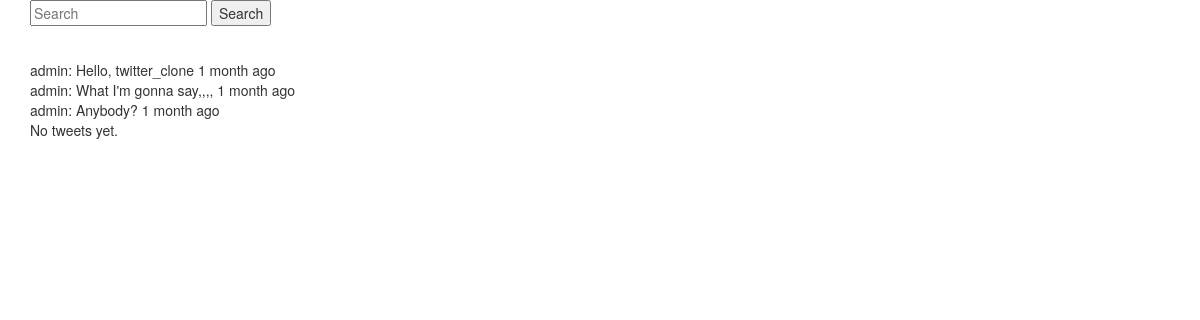
The page /tweets/ on the database as committed earlier.
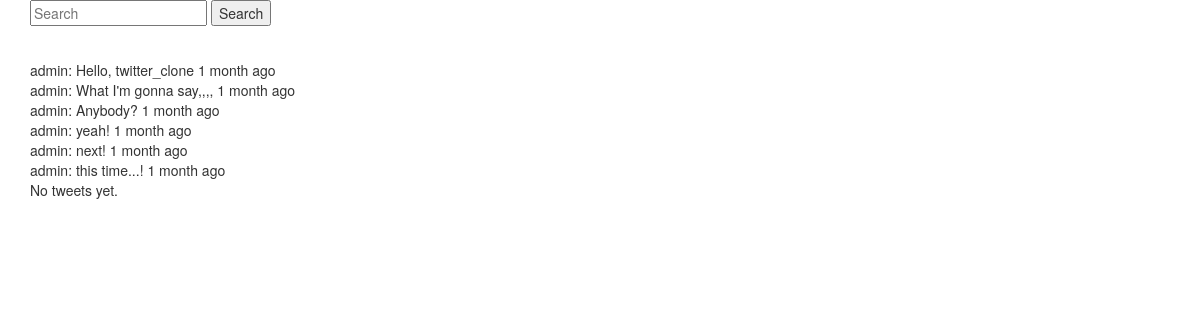
The same page on the database as committed later.
### tweets/models.py (models this page shows, shortened)
class Tweet(models.Model):
    user = models.ForeignKey(settings.AUTH_USER_MODEL)
    content = models.CharField(
        max_length=140,
        validators=[validate_content],
    )
    updated = models.DateTimeField(auto_now=True)
    timestamp = models.DateTimeField(auto_now_add=True)

### tweets/views.py (the view)
class TweetListView(ListView):
    def get_queryset(self, *args, **kwargs):
        qs = Tweet.objects.all()
        query = self.request.GET.get('q', None)
        if query is not None:
            qs = qs.filter(
                Q(content__icontains=query) |
                Q(user__username__icontains=query)
            )
        return qs
    def get_context_data(self, *args, **kwargs):
        context = super(TweetListView, self).get_context_data(*args, **kwargs)
        return context

### templates/tweets/tweet_list.html
{% extends 'base.html' %}
{% block content %}
  {% include 'tweets/search_form.html' %}<br />
  {% for object in object_list %}
    {{ object.user }}:
    {{ object.content }}
    {{ object.timestamp|timesince }} ago
    <br />
  {% endfor %}
  {% if request.GET.q %}
    <p>No tweets found.</p>
  {% else %}
    <p>No tweets yet.</p>
  {% endif %}
{% endblock content %}

### templates/base.html (shortened to what this page needs)
{% load static %}
<html lang="en">
  <head>
    <link href="{% static 'css/bootstrap.min.css' %}" rel="stylesheet">
  </head>
  <body>
    <div class='container'>
      {% block content %}
      {% endblock content %}
    </div>
  </body>
</html>

### templates/tweets/search_form.html (shortened to what this page needs)
<form method="POST" action="{% url 'tweet:list' %}">
  <input type="text" name="q" placeholder="Search" value="{{ request.GET.q }}">
  <input type="submit" value="Search">
</form>

Rows that differ between the two databases and show on the page:
added Tweet: user "admin", content "yeah!", timestamp "1 month"
added Tweet: user "admin", content "next!", timestamp "1 month"
added Tweet: user "admin", content "this time...!", timestamp "1 month"
